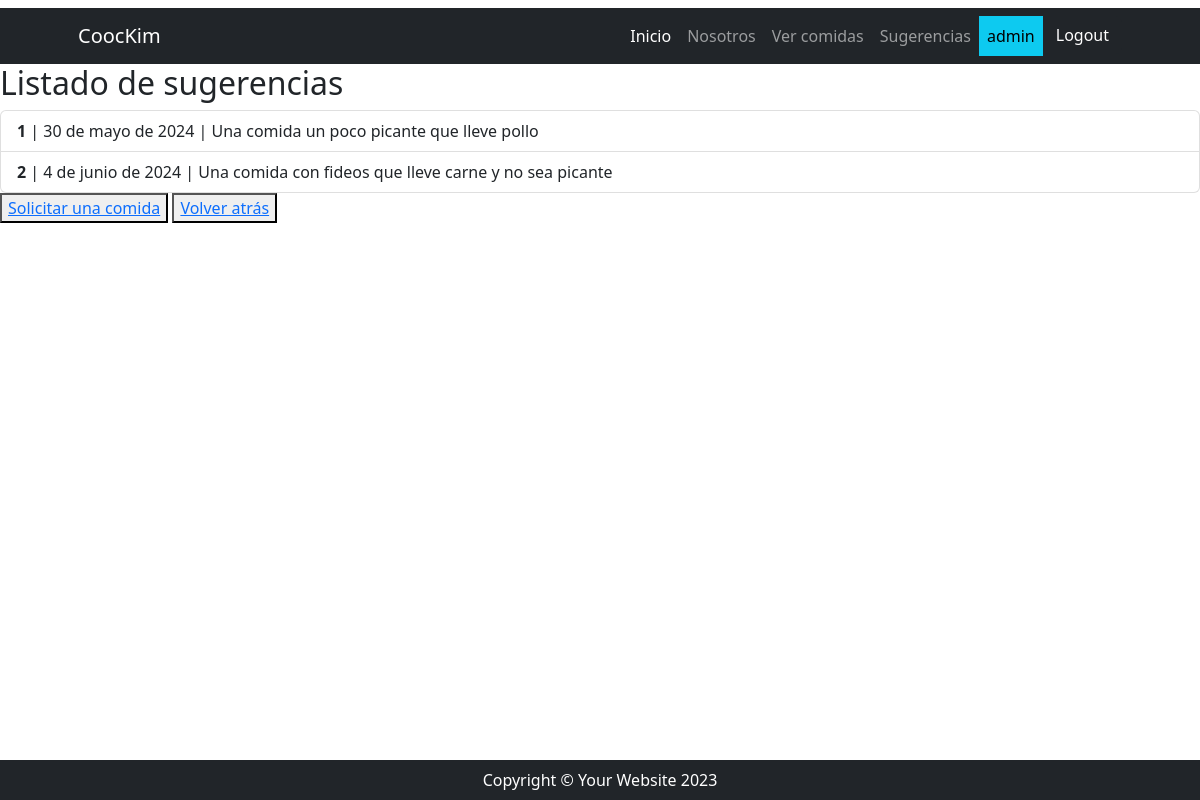
Screenshot of /comidas/comidas/sugerencias (signed in) with the database file from the repository.
### recetas/models.py (models this page shows, shortened)
class Ver_sugerencias(models.Model):
    pedido = models.CharField(max_length=500)
    fecha = models.DateField()
    numero = models.DecimalField(max_digits=5, decimal_places=0, unique= True)

### recetas/views.py (the view)
# urls.py: path("comidas/sugerencias", Ver_sugerenciasList.as_view(), name= "lista_sugerencias"),
class Ver_sugerenciasList(ListView):
    model = Ver_sugerencias
    template_name = "recetas/lista_sugerencias.html"
    context_object_name = "sugerencias"

### recetas/templates/recetas/lista_sugerencias.html (shortened to what this page needs)
{% extends 'core/base.html' %}
{% block contenido %}
<h1 class="h2">Listado de sugerencias</h1>
<ul class="list-group">
  {% for sugerencia in sugerencias %}
    <li class="list-group-item">
      <span class="fw-bold">{{ sugerencia.numero }}</span> | {{ sugerencia.fecha }} | {{ sugerencia.pedido }}
    </li>
  {% endfor %}
</ul>
    <button><a href="{% url 'recetas:agregar_sugerencias' %}">Solicitar una comida</a></button>
    <button><a href="{% url 'core:index' %}">Volver atrás</a></button>
{% endblock contenido %}

### core/templates/core/components/navbar.html (shortened to what this page needs)
 <nav class="navbar navbar-expand-lg navbar-dark bg-dark">
    <div class="container px-5">
        <a class="navbar-brand" href="#!">CoocKim</a>
        <div class="collapse navbar-collapse" id="navbarSupportedContent">
            <ul class="navbar-nav ms-auto mb-2 mb-lg-0">
                <li class="nav-item">
                    <a class="nav-link active"
                       aria-current="page"
                       href="{% url 'core:index' %}">Inicio</a>
                </li>
                <li class="nav-item">
                    <a class="nav-link" href="{% url 'recetas:nosotros' %}">Nosotros</a>
                </li>
                {% if user.is_authenticated %}
                <li class="nav-item">
                    <a class="nav-link" href="{% url 'recetas:index' %}">Ver comidas</a>
                </li>
                <li class="nav-item">
                    <a class="nav-link" href="{% url 'recetas:lista_sugerencias' %}">Sugerencias</a>
                </li>
                <li class="nav-item">
                    <a class="nav-link text-bg-info"> {{ user.username }} </a>
                </li>
                <li class="nav-item">
                    <form action="{% url 'core:logout' %}" method="post">
                        <button type="submit" class="btn btn-dark">Logout</button>
                    </form>
                </li>
                {% endif %}
            </ul>
        </div>
    </div>
</nav>

### rows the page displays
Ver_sugerencias: numero "1", fecha "30 de mayo de 2024", pedido "Una comida un poco picante que lleve pollo"
Ver_sugerencias: numero "2", fecha "4 de junio de 2024", pedido "Una comida con fideos que lleve carne y no sea picante"

### other values shown
{{ user.username }} "admin"
